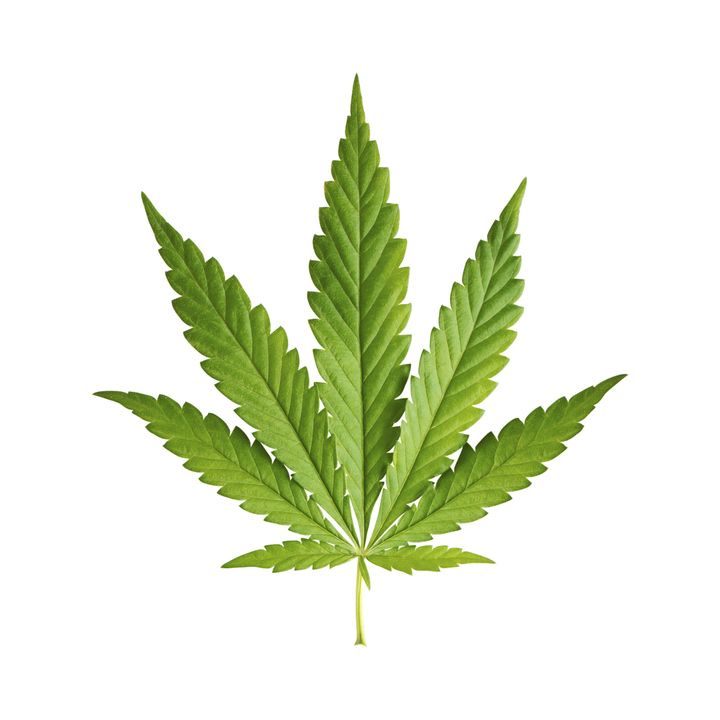
#> input picture PENGOLAHAN CITRA DIGITAL/deteksi-daun/ganja.jpg, 720 x 720 px
$ jupyter execute histogram.ipynb
#> lines starting #> are read from the running program, lines starting #| are printed output that depends on the picture
[cell 1]
import cv2
import numpy as np
import matplotlib.pyplot as plt

[cell 2]
ganja = cv2.imread('ganja.jpg')
#> ganja is the input picture: shape (720, 720, 3); mean B, G, R 215.8, 235.5, 229.5
jarak_yodium = cv2.imread('jarak_yodium.jpg')
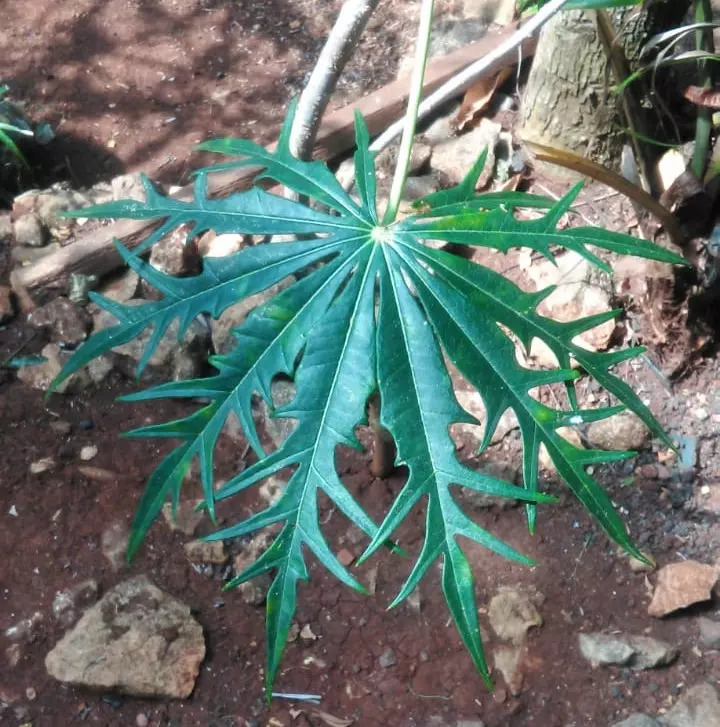
#> input picture PENGOLAHAN CITRA DIGITAL/deteksi-daun/jarak_yodium.jpg, 720 x 727 px
#> jarak_yodium is the input picture: shape (727, 720, 3); mean B, G, R 111.2, 117.5, 104.1
pepaya = cv2.imread('pepaya.jpg')
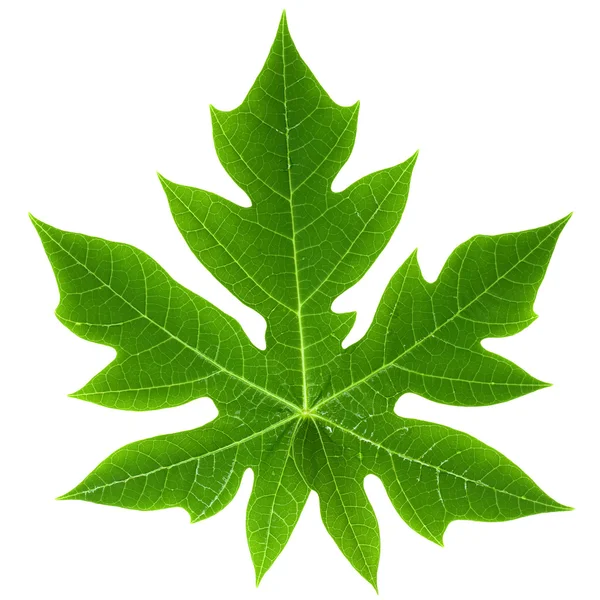
#> input picture PENGOLAHAN CITRA DIGITAL/deteksi-daun/pepaya.jpg, 600 x 600 px
#> pepaya is the input picture: shape (600, 600, 3); mean B, G, R 159.9, 212.7, 186.5
singkong = cv2.imread('singkong.jpg')
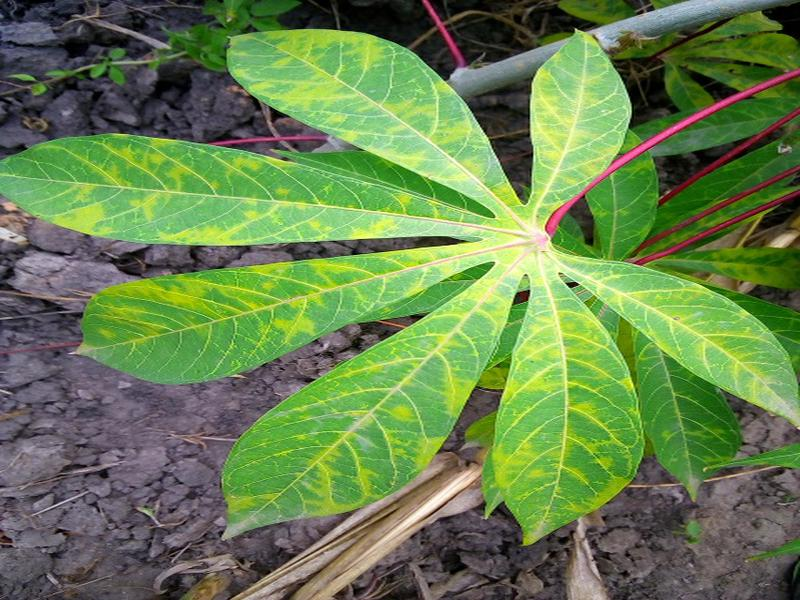
#> input picture PENGOLAHAN CITRA DIGITAL/deteksi-daun/singkong.jpg, 800 x 600 px
#> singkong is the input picture: shape (600, 800, 3); mean B, G, R 78.6, 129.9, 103.4

[cell 3]
# grayscale image
ganja = cv2.cvtColor(ganja, cv2.COLOR_BGR2GRAY)
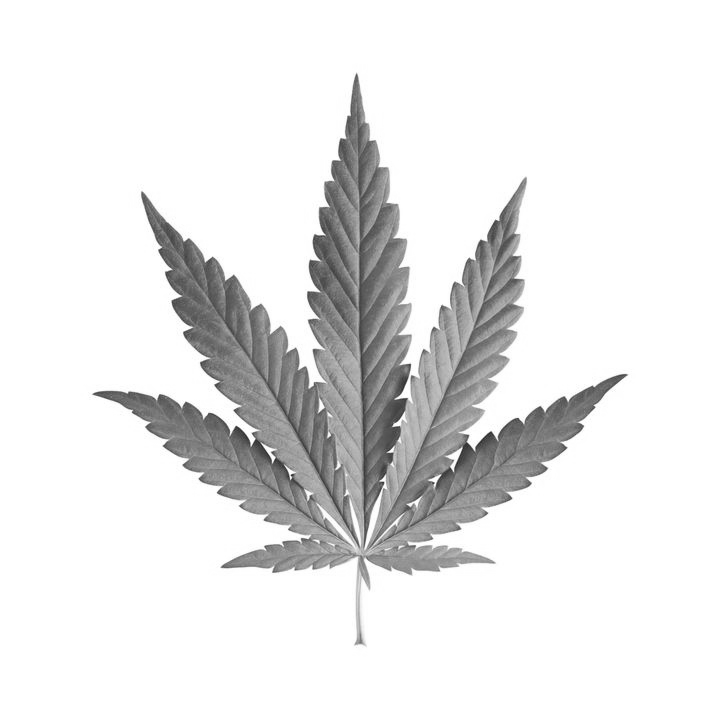
#> ganja: shape (720, 720); min 35, max 255, mean 231.5
jarak_yodium = cv2.cvtColor(jarak_yodium, cv2.COLOR_BGR2GRAY)
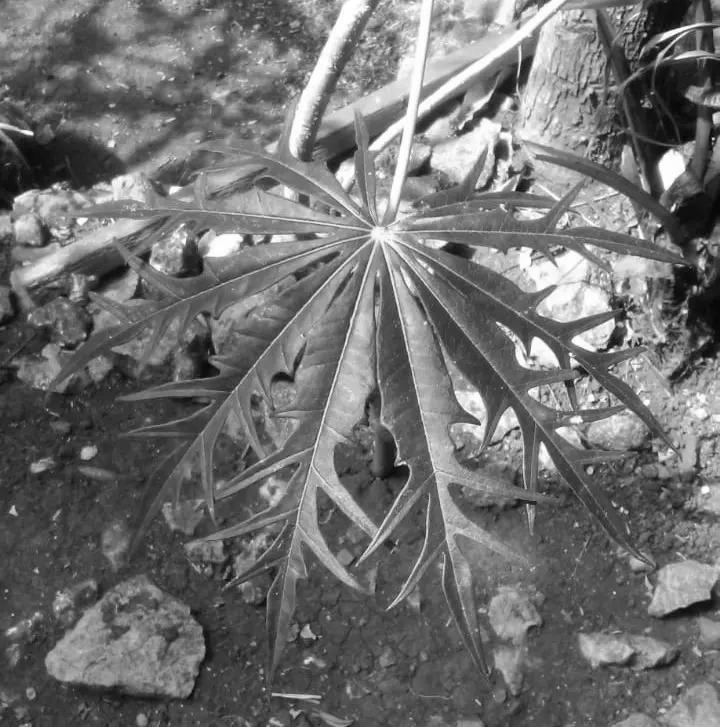
#> jarak_yodium: shape (727, 720); min 2, max 255, mean 112.8
pepaya = cv2.cvtColor(pepaya, cv2.COLOR_BGR2GRAY)
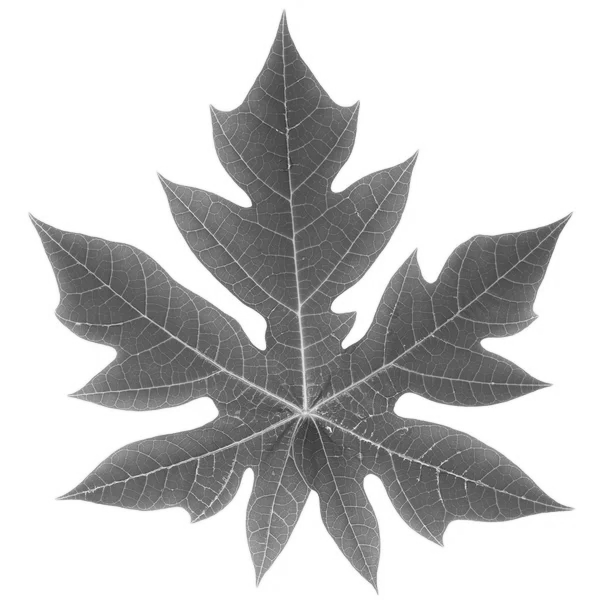
#> pepaya: shape (600, 600); min 52, max 255, mean 198.9
singkong = cv2.cvtColor(singkong, cv2.COLOR_BGR2GRAY)
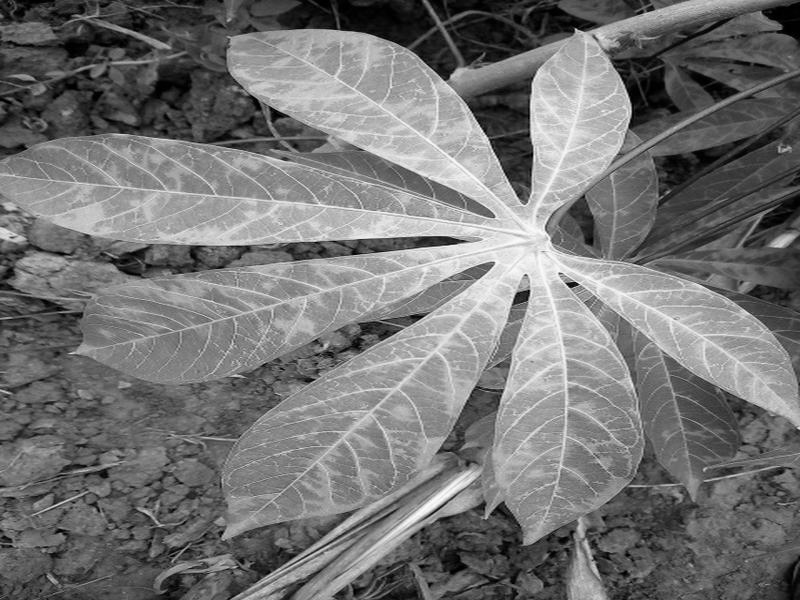
#> singkong: shape (600, 800); min 0, max 252, mean 116.1

[cell 4]
plt.figure(figsize=(10, 10))
plt.subplot(221)
plt.imshow(ganja)
plt.subplot(222)
plt.imshow(jarak_yodium)
plt.subplot(223)
plt.imshow(pepaya)
plt.subplot(224)
plt.imshow(singkong)
plt.show()

[cell 5]
# shwo histogram
plt.figure(figsize=(10, 10))
plt.subplot(221)
plt.hist(ganja.ravel(), 256, [0, 256])
plt.subplot(222)
plt.hist(jarak_yodium.ravel(), 256, [0, 256])
plt.subplot(223)
plt.hist(pepaya.ravel(), 256, [0, 256])
plt.subplot(224)
plt.hist(singkong.ravel(), 256, [0, 256])
plt.show()
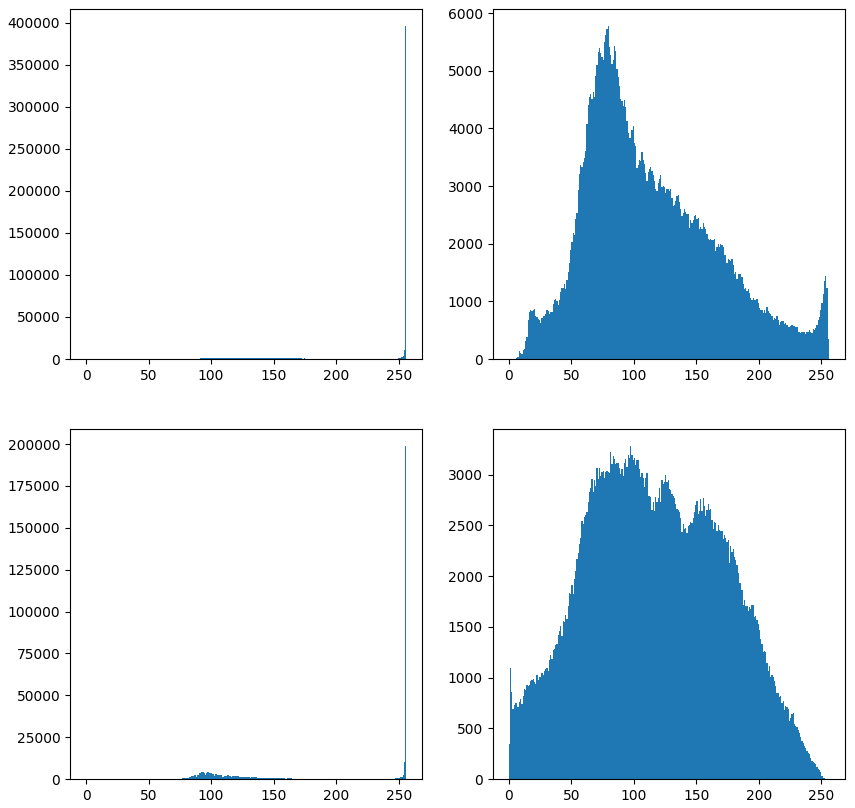
#> figure drawn by matplotlib, 4 panels; panel 1: tallest bar 396459 high, from x = 255 to 256; panel 2: tallest bar 5782 high, from x = 79 to 80; panel 3: tallest bar 199056 high, from x = 255 to 256; panel 4: tallest bar 3285 high, from x = 97 to 98
